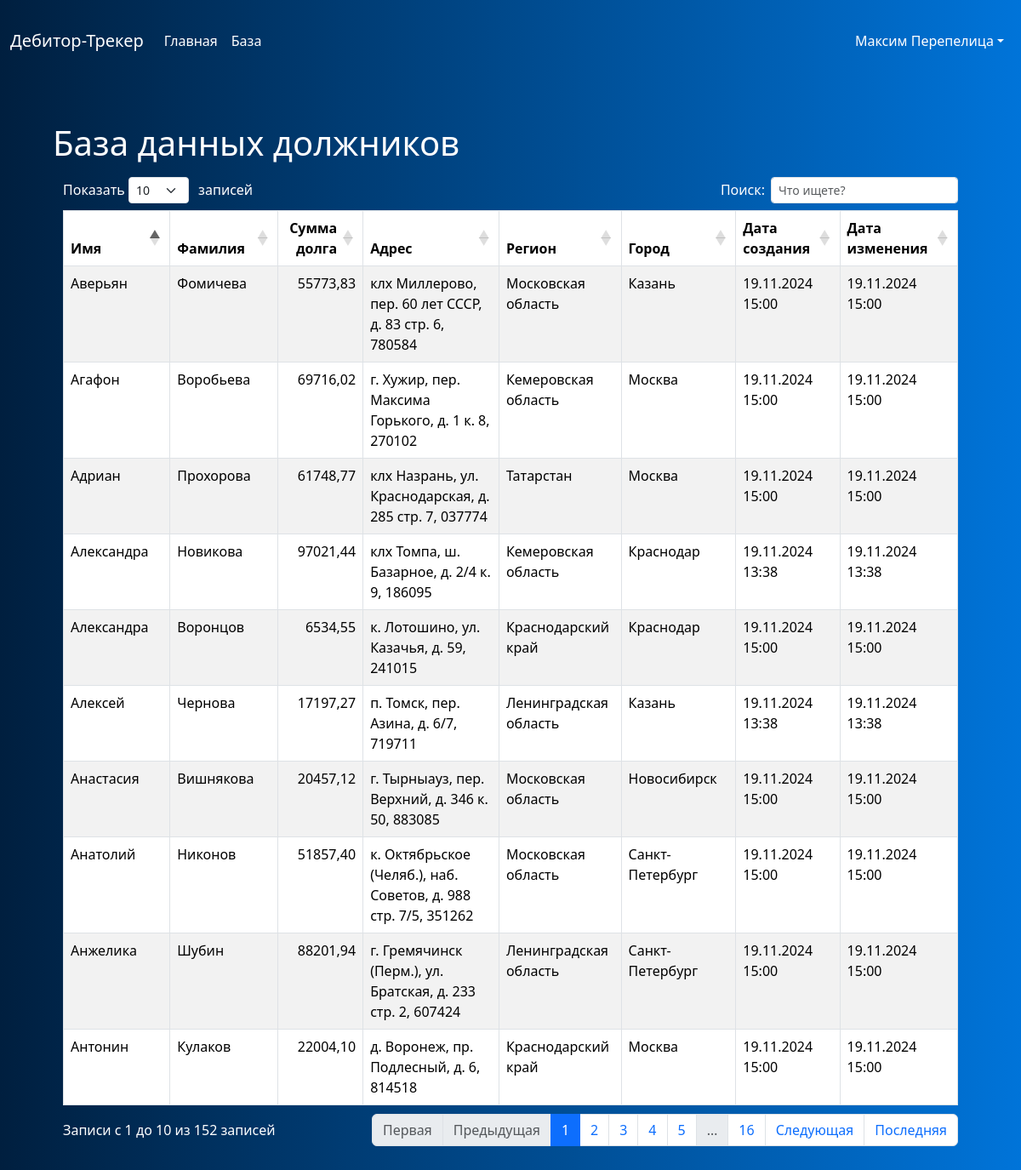
The page /table/ (signed in) on the database its author committed.
### Task1/models.py (models this page shows, shortened)
class NewUsers(AbstractBaseUser, PermissionsMixin):
    username = models.CharField(max_length=100, unique=True)
    name = models.CharField(max_length=100)
    surname = models.CharField(max_length=100)
    age = models.PositiveIntegerField()
    email = models.EmailField(unique=True)
    subscription = models.BooleanField(default=False)
    subscription_end_date = models.DateField(blank=True, null=True)
    created_at = models.DateTimeField(auto_now_add=True)
    updated_at = models.DateTimeField(auto_now=True)
    tg_account = models.CharField(max_length=33)
    is_active = models.BooleanField(default=True)
    is_staff = models.BooleanField(default=False)
    objects = NewUsersManager()
    USERNAME_FIELD = 'username'
    REQUIRED_FIELDS = ['email']

class Debtor(models.Model):
    user = models.ForeignKey(NewUsers, on_delete=models.CASCADE, verbose_name='Пользователь')
    name = models.CharField(max_length=100, verbose_name='Имя должника')
    surname = models.CharField(max_length=100, verbose_name='Фамилия должника')
    amount = models.DecimalField(max_digits=10, decimal_places=2, verbose_name='Сумма долга')
    address = models.CharField(max_length=100, verbose_name='Адрес должника')
    region = models.CharField(max_length=100, verbose_name='Регион')
    city = models.CharField(max_length=100, verbose_name='Город')
    created_at = models.DateTimeField(auto_now_add=True, verbose_name='Дата создания')
    updated_at = models.DateTimeField(auto_now=True, verbose_name='Дата изменения')
    index_key = models.IntegerField(null=True, verbose_name='Индекс', unique=True)

### Task1/views.py (the view)
# urls.py: path('table/', views.table_view, name='table'),
def table_view(request):
    logger.info("Доступ к просмотру таблицы.")
    debtors = Debtor.objects.all()
    logger.info(f"Данные о дебиторах: {debtors}")
    return render(request, 'first/table.html', {'debtors': debtors})

### templates/first/table.html (shortened to what this page needs)
{% load static %}
<!DOCTYPE html>
<html lang="ru">
<head>
  <link rel="stylesheet" href="{% static 'bootstrap/css/bootstrap.min.css' %}">
  <link rel="stylesheet" type="text/css" href="{% static 'datatables/datatables.min.css' %}">
</head>
<body>
  <div class="gradient-bg">
    {% include 'first/menu.html' %}
    <div class="container mt-5">
      <div class="row">
        <div class="col-md-12">
          <div class="content">
            <h1>База данных должников</h1>
            <div class="table-responsive">
              <table id="debtorTable" class="table table-striped table-bordered">
                <thead>
                  <tr>
                    <th>Имя</th>
                    <th>Фамилия</th>
                    <th>Сумма долга</th>
                    <th>Адрес</th>
                    <th>Регион</th>
                    <th>Город</th>
                    <th>Дата создания</th>
                    <th>Дата изменения</th>
                  </tr>
                </thead>
                <tbody>
                  {% for debtor in debtors %}
                    <tr>
                      <td>{{ debtor.name }}</td>
                      <td>{{ debtor.surname }}</td>
                      <td>{{ debtor.amount }}</td>
                      <td>{{ debtor.address }}</td>
                      <td>{{ debtor.region }}</td>
                      <td>{{ debtor.city }}</td>
                      <td>{{ debtor.created_at|date:"d.m.Y H:i" }}</td>
                      <td>{{ debtor.updated_at|date:"d.m.Y H:i" }}</td>
                    </tr>
                  {% empty %}
                    <tr>
                      <td colspan="8">Нет данных для отображения</td>
                    </tr>
                  {% endfor %}
                </tbody>
              </table>
            </div>
          </div>
        </div>
      </div>
    </div>
  </div>
</body>
</html>

### templates/first/menu.html (shortened to what this page needs)
{% load static %}
<nav class="navbar navbar-expand-lg custom-bg">
  <div class="container-fluid">
    <a class="navbar-brand text-white" href="{% url 'index' %}">Дебитор-Трекер</a>
    <div class="collapse navbar-collapse" id="navbarSupportedContent">
      <ul class="navbar-nav me-auto mb-2 mb-lg-0">
        <li class="nav-item">
          <a class="nav-link active text-white" aria-current="page" href="{% url 'index' %}">Главная</a>
        </li>
        <li class="nav-item">
          <a class="nav-link text-white" href="{% url 'table' %}">База</a>
        </li>
      </ul>
      <ul class="navbar-nav ms-auto mb-2 mb-lg-0">
        {% if user.is_authenticated %}
  <li class="nav-item dropdown">
    <a class="nav-link dropdown-toggle text-white" href="#" id="userDropdown" role="button" data-bs-toggle="dropdown" aria-expanded="false">{{ user.name }} {{user.surname}}</a>
  </li>
{% endif %}
      </ul>
    </div>
  </div>
</nav>

### templates/first/table.html (style rules this page uses)
body { background-color: #f8f9fa; }
.gradient-bg { background: linear-gradient(to right, #001f3f, #0074D9); padding: 20px 0; color: white; }
.content { padding: 20px; }
table.dataTable tbody td { color: #000; }

### rows shown on the page
NewUsers: name "Максим", surname "Перепелица"
Debtor: name "Алексей", surname "Чернова", amount "17197,27", address "п. Томск, пер. Азина, д. 6/7, 719711", region "Ленинградская область", city "Казань", created_at "19.11.2024 13:38", updated_at "19.11.2024 13:38"
Debtor: name "Александра", surname "Новикова", amount "97021,44", address "клх Томпа, ш. Базарное, д. 2/4 к. 9, 186095", region "Кемеровская область", city "Краснодар", created_at "19.11.2024 13:38", updated_at "19.11.2024 13:38"
Debtor: name "Адриан", surname "Прохорова", amount "61748,77", address "клх Назрань, ул. Краснодарская, д. 285 стр. 7, 037774", region "Татарстан", city "Москва", created_at "19.11.2024 15:00", updated_at "19.11.2024 15:00"
Debtor: name "Антонин", surname "Кулаков", amount "22004,10", address "д. Воронеж, пр. Подлесный, д. 6, 814518", region "Краснодарский край", city "Москва", created_at "19.11.2024 15:00", updated_at "19.11.2024 15:00"
Debtor: name "Анжелика", surname "Шубин", amount "88201,94", address "г. Гремячинск (Перм.), ул. Братская, д. 233 стр. 2, 607424", region "Ленинградская область", city "Санкт-Петербург", created_at "19.11.2024 15:00", updated_at "19.11.2024 15:00"
Debtor: name "Анастасия", surname "Вишнякова", amount "20457,12", address "г. Тырныауз, пер. Верхний, д. 346 к. 50, 883085", region "Московская область", city "Новосибирск", created_at "19.11.2024 15:00", updated_at "19.11.2024 15:00"
Debtor: name "Анатолий", surname "Никонов", amount "51857,40", address "к. Октябрьское (Челяб.), наб. Советов, д. 988 стр. 7/5, 351262", region "Московская область", city "Санкт-Петербург", created_at "19.11.2024 15:00", updated_at "19.11.2024 15:00"
Debtor: name "Агафон", surname "Воробьева", amount "69716,02", address "г. Хужир, пер. Максима Горького, д. 1 к. 8, 270102", region "Кемеровская область", city "Москва", created_at "19.11.2024 15:00", updated_at "19.11.2024 15:00"
Debtor: name "Александра", surname "Воронцов", amount "6534,55", address "к. Лотошино, ул. Казачья, д. 59, 241015", region "Краснодарский край", city "Краснодар", created_at "19.11.2024 15:00", updated_at "19.11.2024 15:00"
Debtor: name "Аверьян", surname "Фомичева", amount "55773,83", address "клх Миллерово, пер. 60 лет СССР, д. 83 стр. 6, 780584", region "Московская область", city "Казань", created_at "19.11.2024 15:00", updated_at "19.11.2024 15:00"
